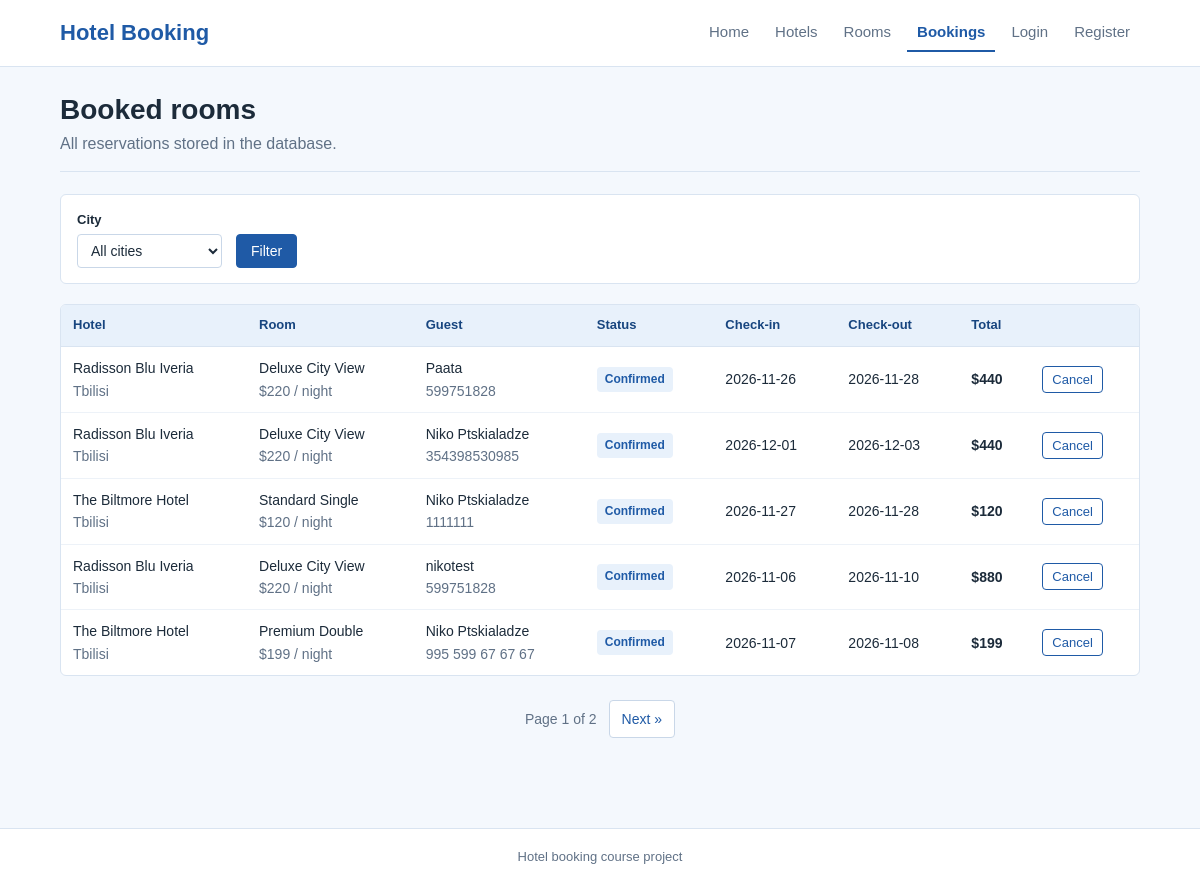
The page /bookings/ on the database its author committed.
### booking/models.py (models this page shows, shortened)
class Booking(models.Model):
    user = models.ForeignKey(
        User, on_delete=models.SET_NULL, null=True, blank=True, related_name="bookings"
    )
    room = models.ForeignKey(Room, on_delete=models.CASCADE)
    customer_name = models.CharField(max_length=80)
    customer_phone = models.CharField(max_length=30)
    check_in = models.DateField()
    check_out = models.DateField()
    total_price = models.IntegerField()
    is_confirmed = models.BooleanField(default=True)

class Room(models.Model):
    hotel = models.ForeignKey(Hotel, on_delete=models.CASCADE, related_name="rooms")
    room_type = models.ForeignKey(RoomType, on_delete=models.CASCADE)
    name = models.CharField(max_length=100)
    price = models.IntegerField()
    max_guests = models.IntegerField()
    image = models.ImageField(upload_to="rooms/", blank=True)

class Hotel(models.Model):
    name = models.CharField(max_length=100)
    city = models.CharField(max_length=50)
    address = models.CharField(max_length=150)
    image = models.ImageField(upload_to="hotels/", blank=True)

### booking/views.py (the view)
# urls.py: path("bookings/", views.booking_list, name="booking_list"),
def booking_list(request):
    bookings = Booking.objects.select_related("room__hotel").order_by("-id")
    cities = sorted({booking.room.hotel.city for booking in bookings})
    city = request.GET.get("city", "")
    if city:
        bookings = bookings.filter(room__hotel__city=city)
    paginator = Paginator(bookings, 5)
    page_obj = paginator.get_page(request.GET.get("page"))
    params = request.GET.copy()
    params.pop("page", None)
    query_string = params.urlencode()
    return render(
        request,
        "booking/booking_list.html",
        {
            "bookings": page_obj,
            "page_obj": page_obj,
            "cities": cities,
            "city": city,
            "query_string": query_string,
        },
    )

### booking/templates/booking/booking_list.html (shortened to what this page needs)
{% extends "booking/base.html" %}
{% block content %}
<div class="page-header">
    <h1>Booked rooms</h1>
    <p>All reservations stored in the database.</p>
</div>
<div class="filter-box">
    <form method="get">
        <p>
            <label for="city">City</label>
            <select name="city" id="city">
                <option value="">All cities</option>
            </select>
        </p>
        <div class="filter-actions">
            <button type="submit" class="button">Filter</button>
        </div>
    </form>
</div>
<div class="table-card">
    <div class="table-wrap">
        <table>
            <thead>
                <tr>
                    <th>Hotel</th>
                    <th>Room</th>
                    <th>Guest</th>
                    <th>Status</th>
                    <th>Check-in</th>
                    <th>Check-out</th>
                    <th>Total</th>
                    <th></th>
                </tr>
            </thead>
            <tbody>
                {% for booking in bookings %}
                <tr>
                    <td>
                        {{ booking.room.hotel.name }}<br>
                        <span class="card-meta">{{ booking.room.hotel.city }}</span>
                    </td>
                    <td>
                        {{ booking.room.name }}<br>
                        <span class="card-meta">${{ booking.room.price }} / night</span>
                    </td>
                    <td>
                        {{ booking.customer_name }}<br>
                        <span class="card-meta">{{ booking.customer_phone }}</span>
                    </td>
                    <td>
                        {% if booking.is_confirmed %}
                        <span class="status">Confirmed</span>
                        {% else %}
                        <span class="status pending">Pending</span>
                        {% endif %}
                    </td>
                    <td>{{ booking.check_in|date:"Y-m-d" }}</td>
                    <td>{{ booking.check_out|date:"Y-m-d" }}</td>
                    <td><strong>${{ booking.total_price }}</strong></td>
                    <td>
                        <form method="post" action="{% url 'cancel_booking' booking.id %}" onsubmit="return confirm('Cancel this booking?');">
                            <button type="submit" class="button button-outline button-small">Cancel</button>
                        </form>
                    </td>
                </tr>
                {% empty %}
                <tr>
                    <td colspan="8">No bookings found.</td>
                </tr>
                {% endfor %}
            </tbody>
        </table>
    </div>
</div>
{% if page_obj.has_other_pages %}
<div class="pagination">
    <span class="page-info">Page {{ page_obj.number }} of {{ page_obj.paginator.num_pages }}</span>
    {% if page_obj.has_next %}
    <a class="page-link" href="?{% if query_string %}{{ query_string }}&{% endif %}page={{ page_obj.next_page_number }}">Next &raquo;</a>
    {% endif %}
</div>
{% endif %}
{% endblock %}

### booking/static/booking/css/style.css (style rules this page uses)
* { box-sizing: border-box; }
body { margin: 0; font-family: Arial, Helvetica, sans-serif; background-color: #f4f8fd; color: #1c2b3a; line-height: 1.6; }
a { color: #1f5aa6; }
h1, h2, h3 { line-height: 1.25; }
.page-header { margin-bottom: 22px; padding-bottom: 14px; border-bottom: 1px solid #d9e4f1; }
.page-header h1 { font-size: 28px; margin: 0 0 4px; }
.page-header p { color: #607186; margin: 0; }
.pagination { display: flex; align-items: center; justify-content: center; gap: 12px; margin-top: 24px; font-size: 14px; }
.page-link { padding: 7px 12px; border: 1px solid #c9d7e8; border-radius: 4px; background-color: #ffffff; color: #1f5aa6; text-decoration: none; }
.page-info { color: #607186; }
.card-meta { color: #607186; font-size: 14px; margin: 0 0 10px; }
.button { display: inline-block; background-color: #1f5aa6; color: #ffffff; border: 1px solid #1f5aa6; border-radius: 4px; padding: 8px 14px; font-family: inherit; font-size: 14px; text-align: center; text-decoration: none; cursor: pointer; }
.button-outline { background-color: #ffffff; color: #1f5aa6; }
.button-small { padding: 5px 9px; font-size: 13px; }
.filter-box { background-color: #ffffff; border: 1px solid #d9e4f1; border-radius: 6px; padding: 15px 16px; margin-bottom: 20px; }
.filter-box form { display: flex; flex-wrap: wrap; align-items: flex-end; gap: 14px; }
.filter-box p { display: flex; flex-direction: column; gap: 4px; margin: 0; }
.filter-box label { font-size: 13px; font-weight: bold; }
.filter-box input, .filter-box select { min-width: 145px; padding: 7px 9px; border: 1px solid #c9d7e8; border-radius: 4px; background-color: #ffffff; font-family: inherit; font-size: 14px; color: #1c2b3a; }
.filter-actions { display: flex; align-items: center; gap: 10px; }
.table-card { background-color: #ffffff; border: 1px solid #d9e4f1; border-radius: 6px; overflow: hidden; }
.table-wrap { overflow-x: auto; }
table { width: 100%; border-collapse: collapse; }
th { background-color: #e8f1fb; color: #17457f; font-size: 13px; text-align: left; padding: 10px 12px; border-bottom: 1px solid #d9e4f1; white-space: nowrap; }
td { border-bottom: 1px solid #edf2f8; padding: 10px 12px; font-size: 14px; vertical-align: middle; }
tr:last-child td { border-bottom: 0; }
.status { display: inline-block; padding: 3px 8px; border-radius: 4px; font-size: 12px; font-weight: bold; background-color: #e8f1fb; color: #1f5aa6; }

### rows shown on the page
Booking: room.hotel.name "Radisson Blu Iveria", room.hotel.city "Tbilisi", room.name "Deluxe City View", room.price "220", customer_name "Paata", customer_phone "599751828", is_confirmed "Confirmed", check_in "2026-11-26", check_out "2026-11-28", total_price "440"
Booking: room.hotel.name "Radisson Blu Iveria", room.hotel.city "Tbilisi", room.name "Deluxe City View", room.price "220", customer_name "Niko Ptskialadze", customer_phone "354398530985", is_confirmed "Confirmed", check_in "2026-12-01", check_out "2026-12-03", total_price "440"
Booking: room.hotel.name "The Biltmore Hotel", room.hotel.city "Tbilisi", room.name "Standard Single", room.price "120", customer_name "Niko Ptskialadze", customer_phone "1111111", is_confirmed "Confirmed", check_in "2026-11-27", check_out "2026-11-28", total_price "120"
Booking: room.hotel.name "Radisson Blu Iveria", room.hotel.city "Tbilisi", room.name "Deluxe City View", room.price "220", customer_name "nikotest", customer_phone "599751828", is_confirmed "Confirmed", check_in "2026-11-06", check_out "2026-11-10", total_price "880"
Booking: room.hotel.name "The Biltmore Hotel", room.hotel.city "Tbilisi", room.name "Premium Double", room.price "199", customer_name "Niko Ptskialadze", customer_phone "995 599 67 67 67", is_confirmed "Confirmed", check_in "2026-11-07", check_out "2026-11-08", total_price "199"

### other values the page prints
{{ page_obj.number }} "1"
{{ page_obj.paginator.num_pages }} "2"
